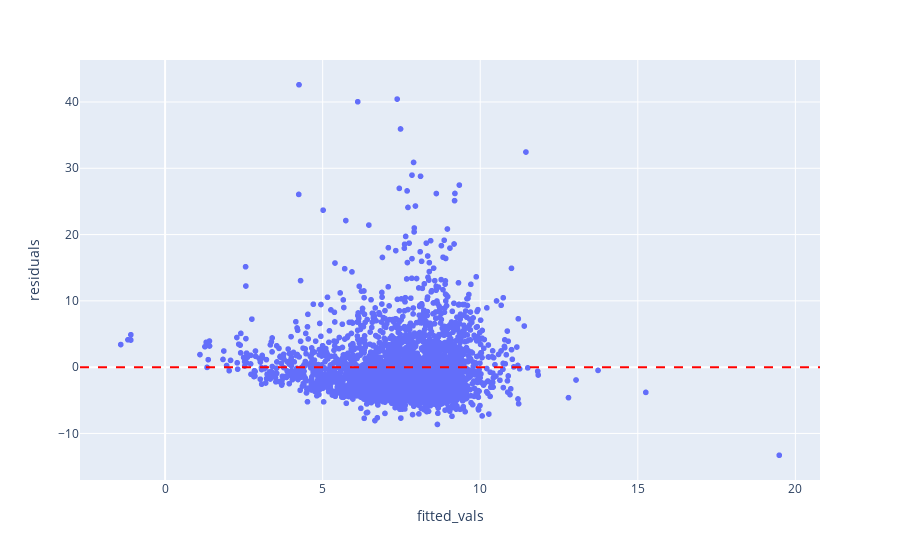

The notebook cell this image was saved under:
### Code cell
df["fitted_vals"]=model2.fittedvalues
df["residuals"]=model2.resid

fig=px.scatter(df, x="fitted_vals", y="residuals")
fig.add_hline(y=0, line_dash="dash", line_color="red")
fig.show()

### Figure 1 — Plotly figure (JSON) as saved in the notebook; plotly's stock layout.template omitted (floating-point values rounded to 4 significant figures; data arrays with more than 128 entries replaced by an {"elided": "..."} marker saying what was removed)
{"data": [{"hovertemplate": "fitted_vals=%{x}<br>residuals=%{y}<extra></extra>", "legendgroup": "", "marker": {"color": "#636efa", "symbol": "circle"}, "mode": "markers", "name": "", "showlegend": false, "type": "scattergl", "x": {"elided": "19514 float values"}, "xaxis": "x", "y": {"elided": "19514 float values"}, "yaxis": "y"}], "layout": {"legend": {"tracegroupgap": 0}, "margin": {"t": 60}, "shapes": [{"line": {"color": "red", "dash": "dash"}, "type": "line", "x0": 0, "x1": 1, "xref": "x domain", "y0": 0, "y1": 0, "yref": "y"}], "xaxis": {"anchor": "y", "domain": [0, 1], "title": {"text": "fitted_vals"}}, "yaxis": {"anchor": "x", "domain": [0, 1], "title": {"text": "residuals"}}}}
